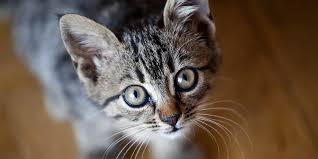
#> input picture Kurs_9/12_OpenCV_Image_Transformation/cat.jpeg, 318 x 159 px
$ python bila_transformation.py --image cat.jpeg
#> lines starting #> are read from the running program, lines starting #| are printed output that depends on the picture
### Kurs_9/12_OpenCV_Image_Transformation/translation.py
import numpy as np
import cv2


def translate(image, x , y):
	M = np.float32([[1,0,x],[0,1,y]])
	shifted = cv2.warpAffine(image, M,(image.shape[1], image.shape[0]))
	return shifted

### Kurs_9/12_OpenCV_Image_Transformation/bila_transformation.py
import numpy as np
import argparse
import translation
import cv2

ap = argparse.ArgumentParser()
ap.add_argument("-i", "--image", required = True, help = "Enter Path to the Image")
args = vars(ap.parse_args())

image = cv2.imread(args["image"])
#> image is the input picture: shape (159, 318, 3); mean B, G, R 75.4, 88.7, 105
cv2.imshow("Orginal", image)

shifted = translation.translate(image,0,100)
#> in translate, `shifted = cv2.warpAffine(image, M,(image.shape[1], image.shape[0]))`:
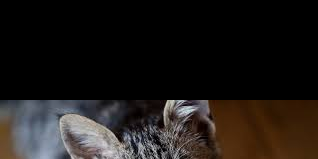
#> shifted: shape (159, 318, 3); mean B, G, R 23.5, 26, 30.3

cv2.imshow("Nach unten verschoben", shifted)
cv2.waitKey(0)
